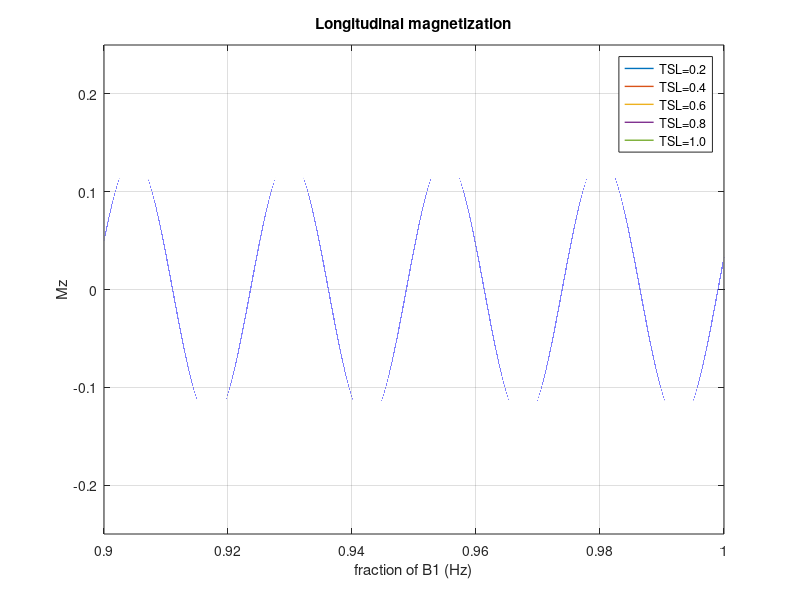

MATLAB code for this plot:
close all; clear all;

% Define values (adjust as needed)
gamma = 42.58*1e6; % Hz/T % 267.513e6; % Gyromagnetic ratio, proton (rad/s/T)
P = 1; %spin-lock amplitude Bsl=P*B1
tau = 1e-6; % nominal pi/2 pulse width in seconds
T1p = 0.1; % Longitudinal relaxation in seconds. Gray matter
T2p = 0.1;  % transverse relaxation in seconds. Gray matter
%B1 = 1.25e3.*6.28; % maximun rf amplitude in rad/s

B1_percentage=[90:0.00001:100];
B1=(B1_percentage./100);

theta = (gamma*B1*tau.*1.25e3)./(gamma.*gamma);
%theta = gamma*B1*tau.*1.25e3;

alpha = P*gamma*B1.*1.25e3./gamma;
%alpha = P*gamma*B1.*1.25e3;

% Define the values of B1
TSL_values = [0.2, 0.4, 0.6, 0.8, 1.0];
%TSL_values = [1.6, 1.6, 1.6, 1.6, 1.6];

% Iterate through each value of TSL
for i = 1:length(TSL_values)
    TSL = TSL_values(i);
    
    % Calculate Mz
    Mz = sin(theta).*sin(theta).*exp(-TSL/T1p)+cos(theta).*cos(theta).*cos(alpha.*TSL).*exp(-TSL/T2p);
    
    % Plot the line for the current value of b
    plot(B1, Mz, 'LineWidth', 1);
    ylim([-0.25 0.25])
    
    % Hold on to add more lines to the same plot
    hold on;
end

% Compute the corresponding Mz-values
%Mz = (sin(gamma*B1*tau)).^2.*exp(-TSL/T1p)+(cos(gamma*B1*tau)).^2.*cos(gamma*B1*tau).*exp(-TSL/T2p);
%Mz2 = exp(-TSL/T1p);

% Add labels and legend
xlabel('fraction of B1 (Hz)');
ylabel('Mz');
title('Longitudinal magnetization');
grid on;
legend('TSL=0.2', 'TSL=0.4', 'TSL=0.6', 'TSL=0.8', 'TSL=1.0');

% Turn off the hold mode
hold off;
